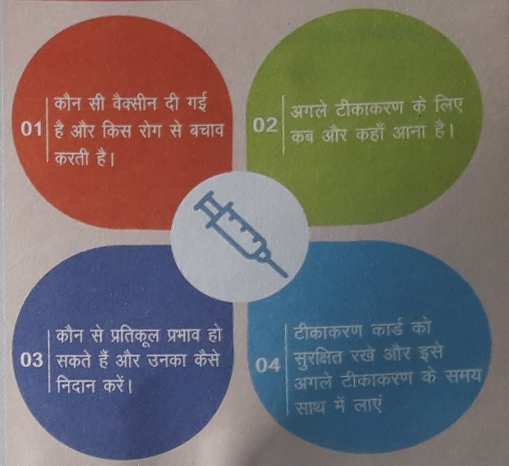
#> input picture Assignments/4/AlignmentMarker.jpg, 1017 x 931 px (shown at 1/2 size)
$ python Alignment.py AlignmentMarker.jpg
#> lines starting #> are read from the running program, lines starting #| are printed output that depends on the picture; after the words box and inside, x2 and y2 are one past the last pixel; in counts of white or black regions, pixels touching at a corner belong together
import numpy as np
import imutils
from matplotlib import pyplot as plt
import sys,os
import cv2


def findReflection(img):
  mask = cv2.adaptiveThreshold(img,255,cv2.ADAPTIVE_THRESH_MEAN_C,cv2.THRESH_BINARY,11,2)
  return(mask)


img = cv2.imread(sys.argv[1],cv2.IMREAD_UNCHANGED)
#> img is the input picture: shape (931, 1017, 3); mean B, G, R 106, 108, 114.6
img = cv2.resize(img, (900,900), interpolation=cv2.INTER_AREA)
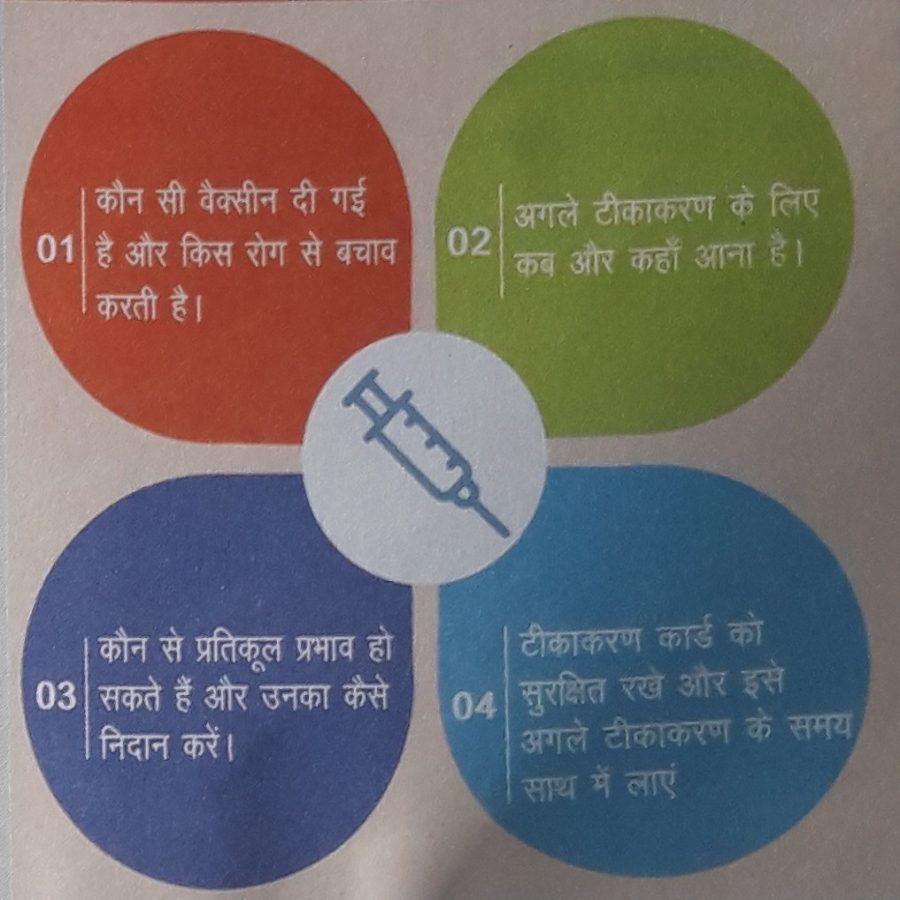
#> img: shape (900, 900, 3); mean B, G, R 106, 108, 114.6

gray = cv2.cvtColor(img,cv2.COLOR_BGR2GRAY)
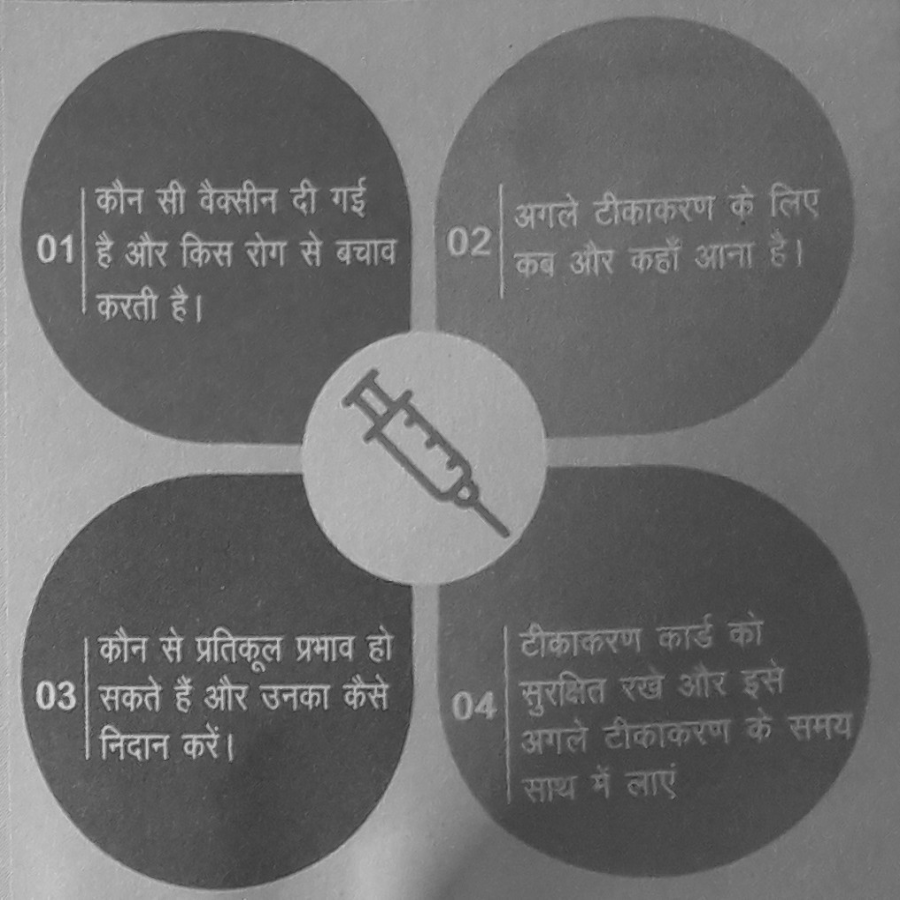
#> gray: shape (900, 900); min 42, max 223, mean 109.8

blurred = cv2.medianBlur(gray,5)
sigI,sigS = 5,5
kbsize = -1
blurred = cv2.bilateralFilter(blurred,kbsize,sigI,sigS)

edges = cv2.Canny(blurred,60,130)
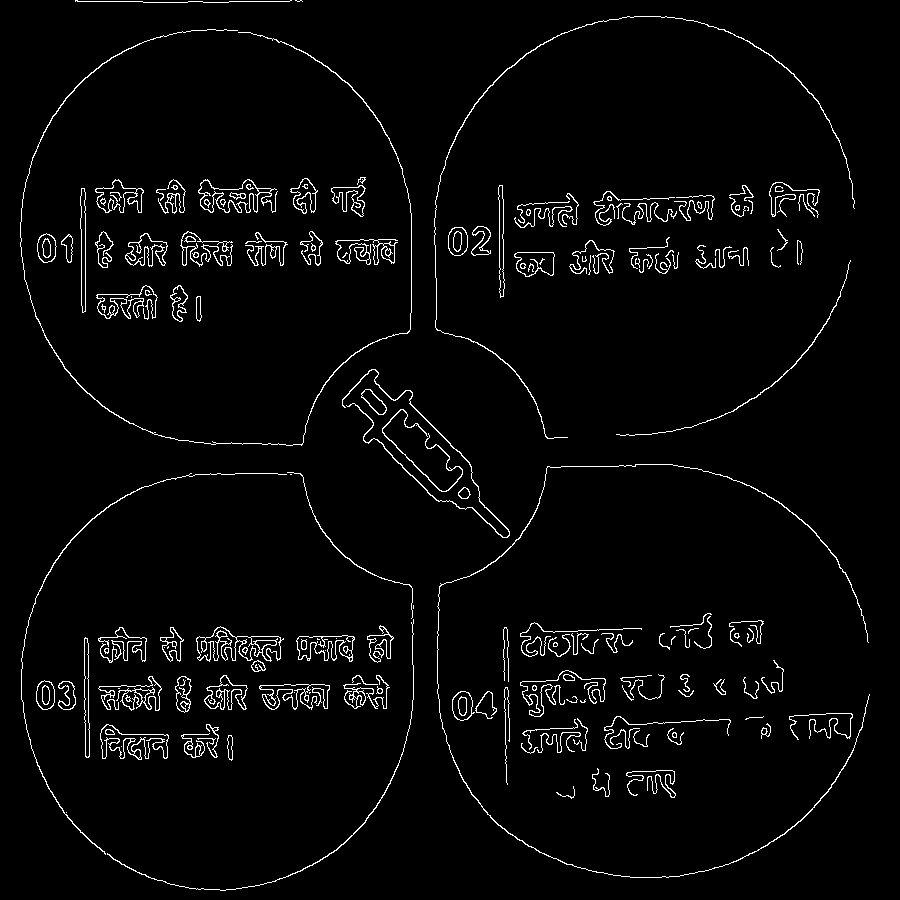
#> edges: shape (900, 900); 3% white in thin lines or dots

rho = 1
theta = 3.14/180.0
threshold = 150
min_theta = 1.4
max_theta = 1.8
lines = cv2.HoughLines(	edges, rho, theta, threshold, min_theta, max_theta	)
#> lines = [[757, 1.52], [85, 0], [243, 1.59], [660, 1.52], [699, 1.54], [636, 1.57], [709, 1.52], [641, 1.55], [262, 1.55], [272, 1.48], [239, 1.6]]
thetas = []
for line in lines:
  for rho,theta in line:
      thetas.append(theta)
      a = np.cos(theta)
      b = np.sin(theta)
      x0 = a*rho
      y0 = b*rho
      x1 = int(x0 + 1000*(-b))
      y1 = int(y0 + 1000*(a))
      x2 = int(x0 - 1000*(-b))
      y2 = int(y0 - 1000*(a))
      cv2.line(img,(x1,y1),(x2,y2),(255,0,0),2)
#> this loop made 11 passes
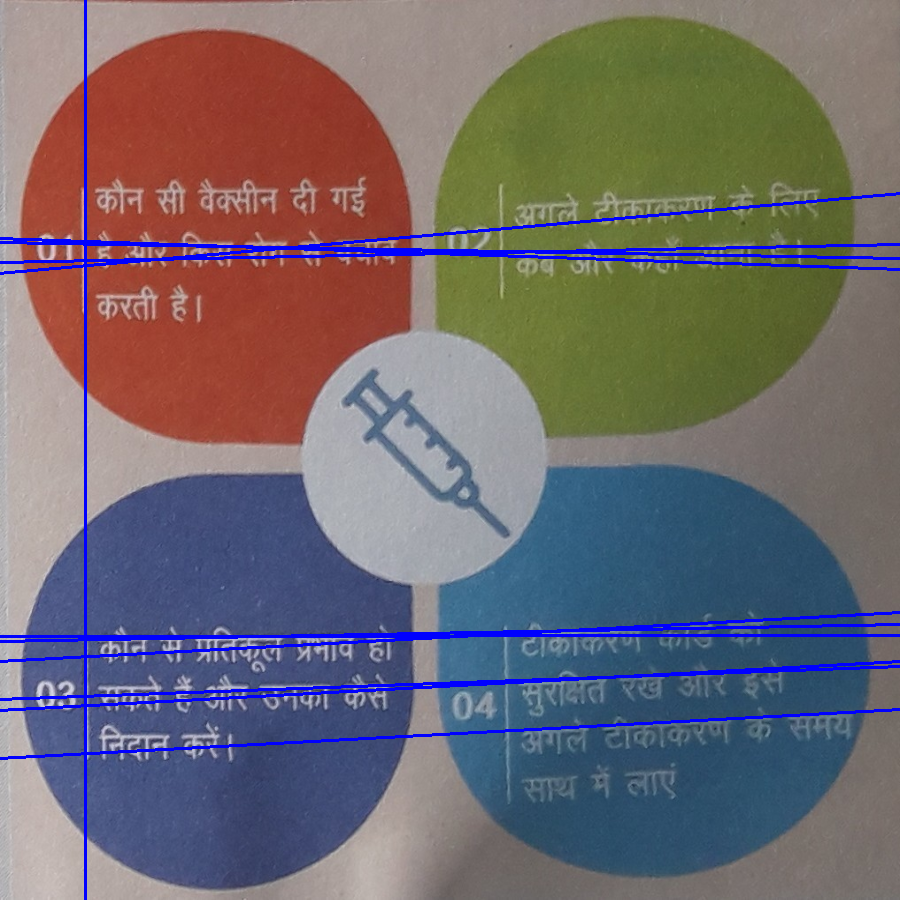
#> img: shape (900, 900, 3); 3.33% of pixels changed, all inside (x1, y1, x2, y2) = (0, 0, 900, 900)
#> after the loop, thetas = [1.52, 0, 1.59, 1.52, 1.54, 1.57, 1.52, 1.55, 1.55, 1.48, 1.6]

angle = 90 - (np.median(thetas))*(180/3.14)
#> angle = 2

rotated = imutils.rotate_bound(img, angle)
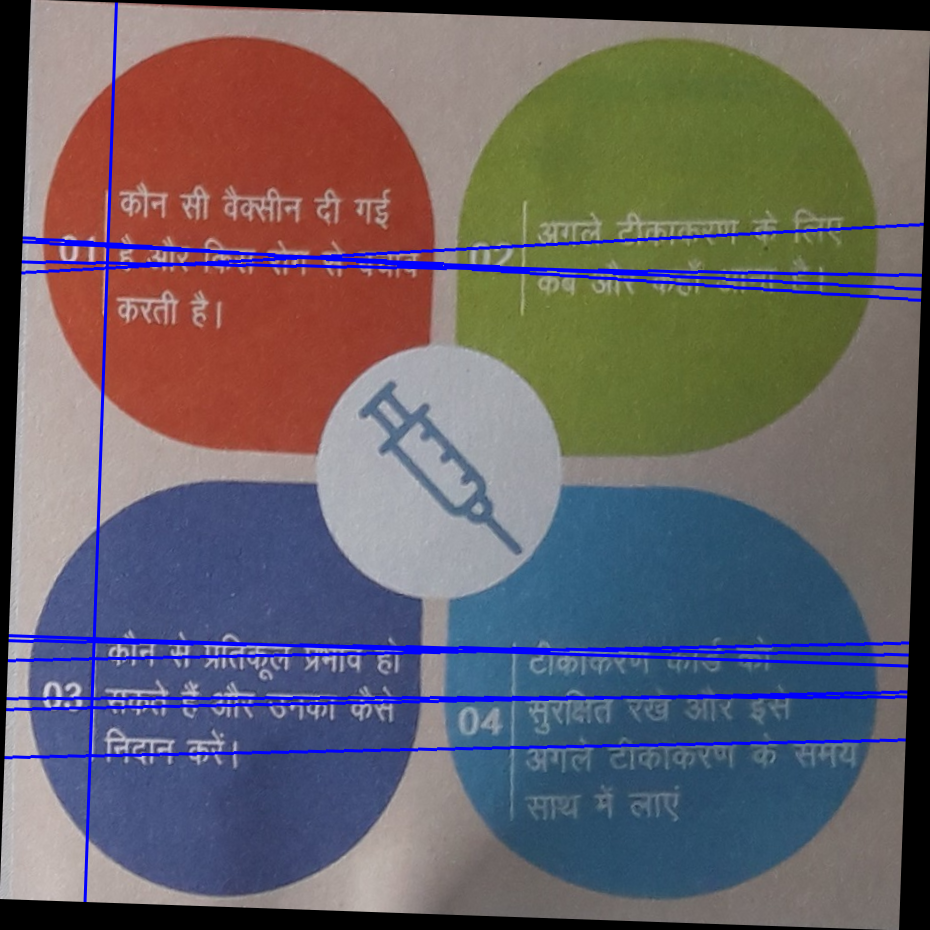
#> rotated: shape (930, 930, 3); mean B, G, R 103.6, 97.7, 103.8

# mask = findReflection(blurred)
cv2.imshow("Edges",edges)
cv2.imshow("Original",img)
cv2.imshow("Rotated",rotated)


cv2.waitKey(0)
cv2.destroyAllWindows()
